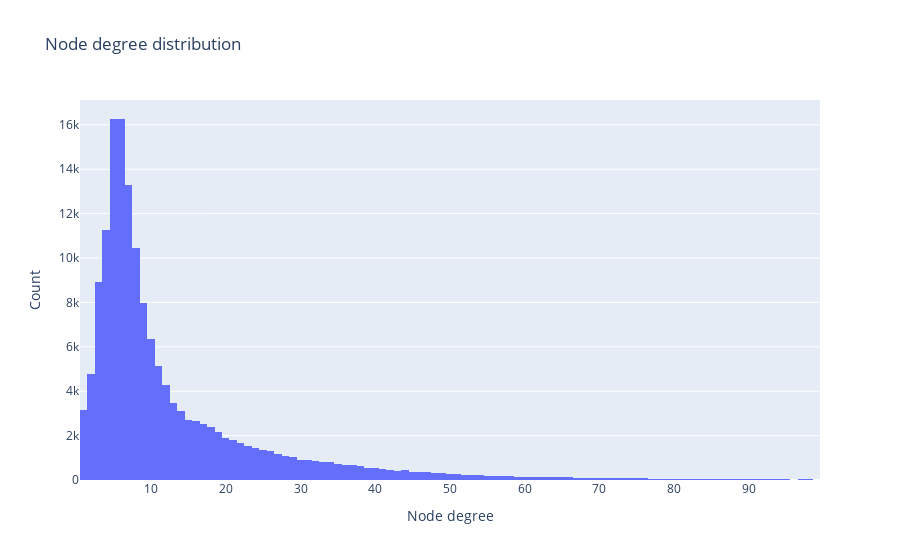

This figure's notebook cell:
### Markdown cell above
### 1.6 Node Degree Distribution

### Code cell
iplot(
  dict(
    data=[go.Histogram(x=[deg for _, deg in ng.degree() if deg < 100])],
    layout=go.Layout(
        title='Node degree distribution',
        xaxis=dict(
            title='Node degree'),
        yaxis=dict(
            title='Count'),
)))

### Figure 1 — Plotly figure (JSON) as saved in the notebook; plotly's stock layout.template omitted (floating-point values rounded to 4 significant figures; data arrays with more than 128 entries replaced by an {"elided": "..."} marker saying what was removed)
{"data": [{"type": "histogram", "x": {"elided": "157575 int values"}}], "layout": {"title": {"text": "Node degree distribution"}, "xaxis": {"title": {"text": "Node degree"}}, "yaxis": {"title": {"text": "Count"}}}}
